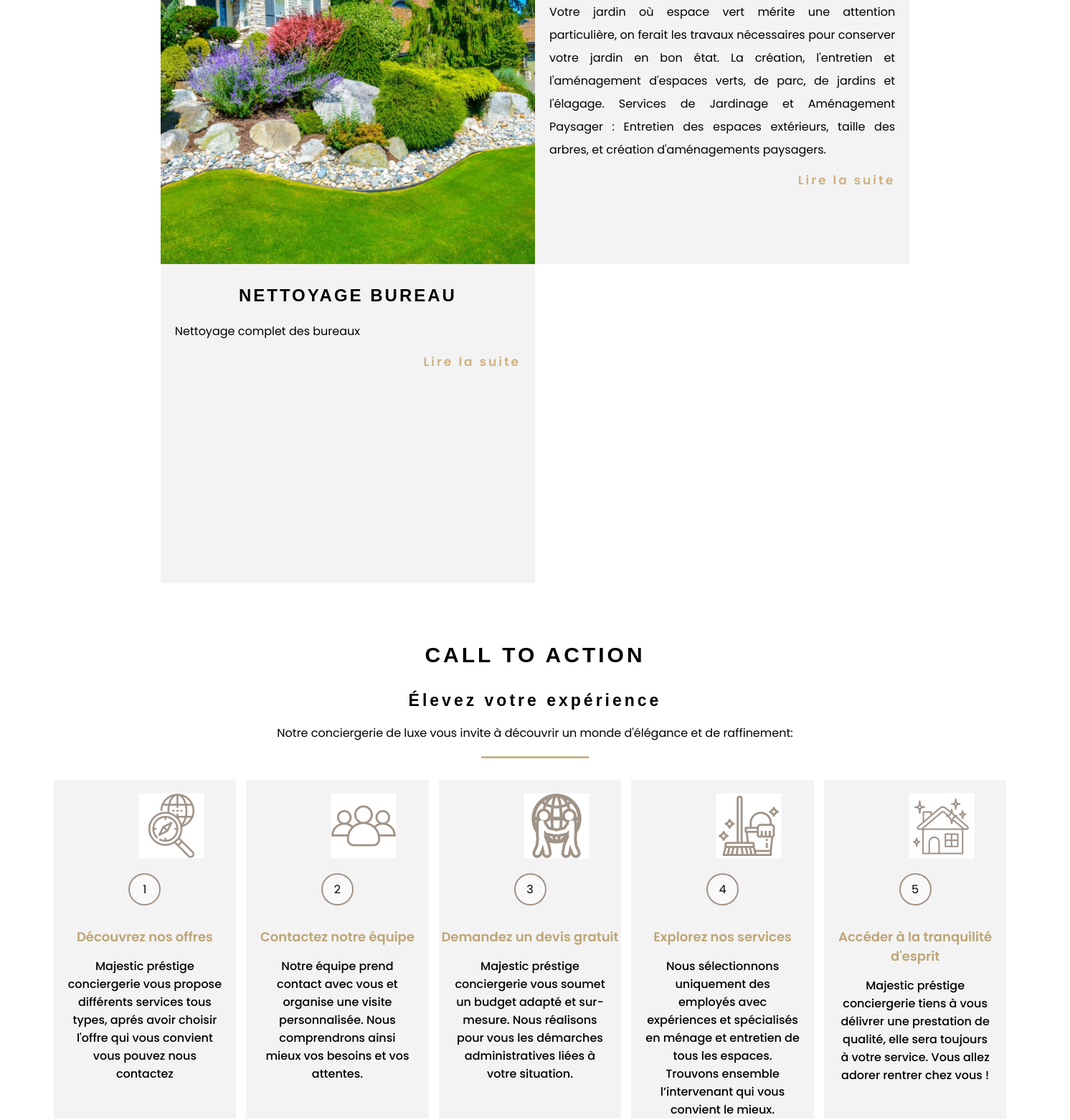
/nosservices/ (middle part), run on an earlier commit of the app's database.
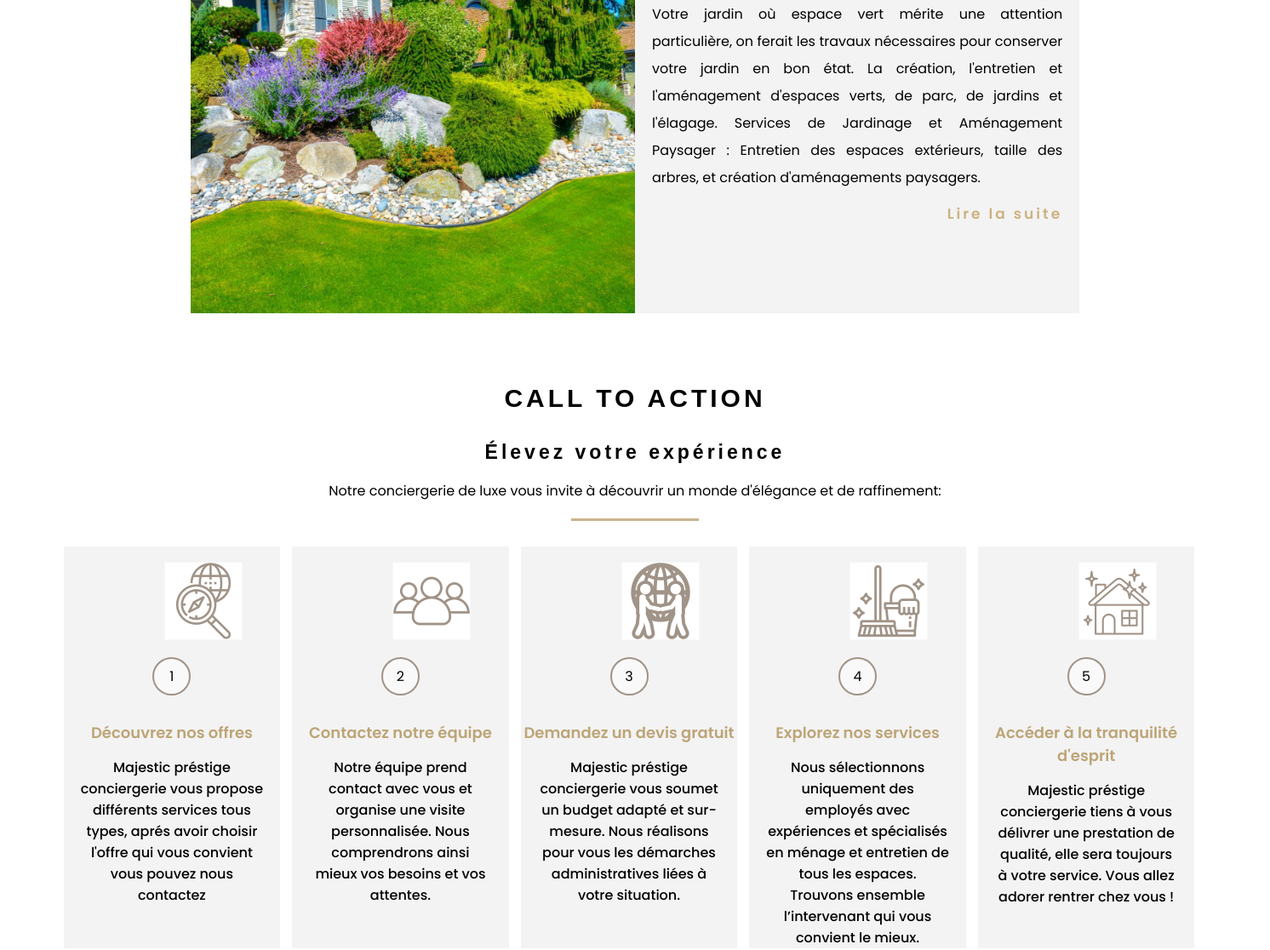
And on a later commit of the database.
### services/models.py (models this page shows, shortened)
class BaseModel(models.Model):
    created_at = models.DateTimeField(auto_now_add=True)
    id = models.AutoField(primary_key=True)
    class Meta:
        abstract = True  # Indique que cette classe ne doit pas créer de table dans la base

class Service(BaseModel):
    service_name = models.CharField(max_length=50)
    service_description = models.TextField()
    price = models.FloatField()
    image_path = models.CharField(max_length=255, blank=True, null=True)
    subservice1_name = models.CharField(max_length=50, blank=True, null=True)
    subservice1_description = models.TextField(blank=True, null=True)
    subservice2_name = models.CharField(max_length=50, blank=True, null=True)
    subservice2_description = models.TextField(blank=True, null=True)

### services/views.py (the view)
# urls.py: path('nosservices/', views.nos_services, name='nos_services'),
def nos_services(request):
    services = Service.objects.all()  # Récupérer tous les services depuis la base de données
    return render(request, 'front_end/NosServices.html', {'services': services})

### services/templates/front_end/NosServices.html (shortened to what this page needs)
{% extends 'base.html' %}
{% load static %}
{% block page_css %}
<link rel="stylesheet" href="{% static 'css/services.css' %}">
{% endblock %}
{% block content %}
    <main>
<section class="secteur1">
    {% for service in services %}
    <div class="service-item {% cycle 'left' 'right' %}">
        <div class="service-image" style="background-image: url('{% static service.image_path %}');">
        </div>
        <div class="para1">
            <h2>{{ service.service_name }}</h2>
                {% if not service.subservice1_name and not service.subservice2_name %}
                    {% if service.service_description %}
                        <p>{{ service.service_description }}</p>
                    {% endif %}
                {% endif %}
                <a href="#"><p class="lire">Lire la suite</p></a>
        </div>
    </div>
    {% endfor %}
</section>
<section class="sec6">
<h1>call to action</h1>
    <h2>Élevez votre expérience</h2>
    <p>Notre conciergerie de luxe vous invite à découvrir un monde d'élégance et de raffinement:</p>
    <hr style="width:10%; margin: auto; margin-top: 20px; margin-bottom: 30px;" color="#cab48d" size="5"/>
<div class="allcall">
<div class="etape1">
   <div class="image"> <img src="{% static 'images/decouvrir.png' %}" alt=""></div>
    <div class="numero"><p>1</p></div>
    <div class="paratitre"><p>Découvrez nos offres</p></div>
   <div class="paradesc"> <p>Majestic préstige conciergerie vous propose différents services tous types, aprés avoir choisir l'offre qui vous convient vous pouvez nous contactez</p></div>
</div>
<div class="etape2">
    <div class="image"> <img src="{% static 'images/groupe.png' %}" alt=""></div>
     <div class="numero"><p>2</p></div>
     <div class="paratitre"><p>Contactez notre équipe</p></div>
    <div class="paradesc"> <p>Notre équipe prend contact avec vous et organise une visite personnalisée. Nous comprendrons ainsi mieux vos besoins et vos attentes.</p></div>
 </div>
 <div class="etape3">
    <div class="image"> <img src="{% static 'images/devis.png' %}" alt=""></div>
     <div class="numero"><p>3</p></div>
     <div class="paratitre"><p>Demandez un devis gratuit</p></div>
    <div class="paradesc"> <p>Majestic préstige conciergerie vous soumet un budget adapté et sur-mesure. Nous réalisons pour vous les démarches administratives liées à votre situation.</p></div>
 </div>
 <div class="etape4">
    <div class="image"> <img src="{% static 'images/menage.png' %}" alt=""></div>
     <div class="numero"><p>4</p></div>
     <div class="paratitre"><p>Explorez nos services</p></div>
    <div class="paradesc"> <p>Nous sélectionnons uniquement des employés avec expériences et spécialisés en ménage et entretien de tous les espaces. Trouvons ensemble l’intervenant qui vous convient le mieux.</p></div>
 </div>
 <div class="etape5">
    <div class="image"> <img src="{% static 'images/maison-propre.png' %}" alt=""></div>
     <div class="numero"><p>5</p></div>
     <div class="paratitre"><p>Accéder à la tranquilité d'esprit</p></div>
    <div class="paradesc"> <p>Majestic préstige conciergerie tiens à vous délivrer une prestation de qualité, elle sera toujours à votre service. Vous allez adorer rentrer chez vous !</p></div>
 </div>
</div>
</section>
    </main>
{% endblock %}

What changed in the data, as far as the page shows it:
removed Service: service_name "NETTOYAGE BUREAU", service_description "Nettoyage complet des bureaux"
